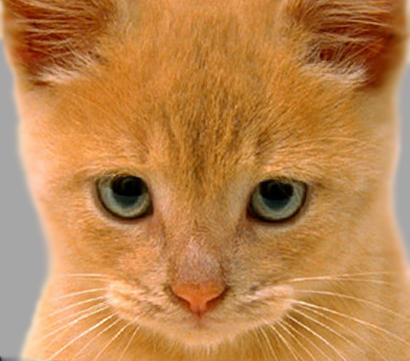
#> input picture data/cat.bmp, 410 x 361 px
$ python proj1_part1.py   (older library calls are emulated)
#> lines starting #> are read from the running program, lines starting #| are printed output that depends on the picture
### code/helpers.py
import numpy as np
from numpy import pi, exp, sqrt
from skimage import io, img_as_ubyte, img_as_float32
from skimage.transform import rescale


# [25 lines left out: function vis_hybrid_image, not called in this run]

def load_image(path):
#> called with path = '../data/cat.bmp'
    return img_as_float32(io.imread(path))


def save_image(path, im):
    return io.imsave(path, img_as_ubyte(im.copy()))

def image_padding(image,padding_height=1,padding_width=1):
    image_shape = image.shape
    dimension = image_shape.__len__()
    if dimension==3:
        [num, height, width] = image.shape
        padding_array = np.zeros([num, height + 2 * padding_height, width + 2 * padding_width])
        for k in range(num):
            for i in range(height):
                for j in range(width):
                    padding_array[k,i+padding_height,j+padding_width] = image[k,i,j]
    else:
        [height, width] = image.shape
        padding_array = np.zeros([int(height + 2 * padding_height), int(width + 2 * padding_width)])
        for i in range(height):
            for j in range(width):
                padding_array[int(i + padding_height), int(j + padding_width)] = image[i, j]
    return padding_array
# [14 lines that do not run on import are left out]
    #print(image_padding(test_image))

### code/student.py
#coding: utf8
import numpy as np
import os
from helpers import load_image, save_image
import matplotlib.pyplot as plt
from numpy import pi, exp, sqrt
from skimage import io, img_as_ubyte, img_as_float32
from skimage.transform import rescale
from helpers import image_padding
from helpers import vis_hybrid_image


def imfilter_onecolor(image, kernel):
    filtered_image = np.zeros(image.shape)
    [height_kernel, width_kernel] = kernel.shape
    if height_kernel % 2 == 0:
        raise ValueError("kernel has even height")
    if width_kernel % 2 == 0:
        raise ValueError("kernel has even width")


    image = image_padding(image, (height_kernel - 1) / 2, (width_kernel - 1) / 2)
    [height, width] = filtered_image.shape
    for j in range(height):
        for k in range(width):
            filtered_image[j, k] = np.sum(np.multiply(image[j:j + height_kernel].T[k:k + width_kernel].T, kernel))
    return filtered_image

# [17 lines left out: function convolution_onecolor, not called in this run]

def my_imfilter(image, kernel):
    """
    Your function should meet the requirements laid out on the project webpage.
    Apply a filter (using kernel) to an image. Return the filtered image. To
    achieve acceptable runtimes, you MUST use numpy multiplication and summation
    when applying the kernel.
    Inputs
    - image: numpy nd-array of dim (m,n) or (m, n, c)
    - kernel: numpy nd-array of dim (k, l)
    Returns
    - filtered_image: numpy nd-array of dim of equal 2D size (m,n) or 3D size (m, n, c)
    Errors if:
    - filter/kernel has any even dimension -> raise an Exception with a suitable error message.
    """
    filtered_image = np.zeros(image.shape)

    ##################
    # Your code here #t
    if filtered_image.shape.__len__()==2:
        filtered_image = imfilter_onecolor(image, kernel)
    else:
        test_image_red = image[:, :, 0]
        test_image_green = image[:, :, 1]
        test_image_blue = image[:, :, 2]
        filtered_image_red = imfilter_onecolor(test_image_red, kernel)
        filtered_image_green = imfilter_onecolor(test_image_green, kernel)
        filtered_image_blue = imfilter_onecolor(test_image_blue, kernel)
        filtered_image[:, :, 0] = filtered_image_red
        filtered_image[:, :, 1] = filtered_image_green
        filtered_image[:, :, 2] = filtered_image_blue
    #print('my_imfilter function in student.py needs to be implemented')
    ##################

    return filtered_image

"""
EXTRA CREDIT placeholder function
"""

# [79 lines left out: functions my_imfilter_fft, gen_hybrid_image, not called in this run]


# [17 lines that do not run on import are left out]
    # high_frequencies = test_image2 - gaussian_blur(test_image2,3)
    # plt.imshow(high_frequencies+0.5)
    # plt.show()

### code/proj1_part1.py
import os
from skimage.transform import rescale
import numpy as np
from numpy import pi, exp, sqrt
import matplotlib.pyplot as plt
from helpers import load_image, save_image

from student import my_imfilter

resultsDir = '..' + os.sep + 'results'
if not os.path.exists(resultsDir):
    os.mkdir(resultsDir)

test_image = load_image('../data/cat.bmp')
test_image = rescale(test_image, 0.7, mode='reflect', multichannel=True)

'''
Identity filter
This filter should do nothing regardless of the padding method you use.
'''
identity_filter = np.asarray(
    [[0, 0, 0], [0, 1, 0], [0, 0, 0]], dtype=np.float32)
identity_image = my_imfilter(test_image, identity_filter)
#> in my_imfilter, `test_image_blue = image[:, :, 2]`:
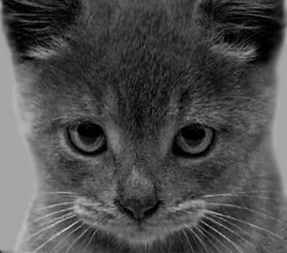
#> test_image_blue: shape (253, 287) float32; min 1.55e-09, max 0.845, mean 0.302
plt.imshow(identity_image)
plt.show()
done = save_image('../results/identity_image.jpg', identity_image)


'''
Small blur with a box filter
This filter should remove some high frequencies.
'''
blur_filter = np.ones((3, 3), dtype=np.float32)
# making the filter sum to 1
blur_filter /= np.sum(blur_filter, dtype=np.float32)
blur_image = my_imfilter(test_image, blur_filter)
plt.imshow(blur_image)
plt.show()
done = save_image(resultsDir + os.sep + 'blur_image.jpg', blur_image)


'''
Large blur
This blur would be slow to do directly, so we instead use the fact that Gaussian blurs are separable and blur sequentially in each direction.
'''
# generate a 1x(2k+1) gaussian kernel with mean=0 and sigma = s, see https://stackoverflow.com/questions/17190649/how-to-obtain-a-gaussian-filter-in-python
s, k = 10, 12
large_1d_blur_filter = np.asarray(
    [exp(-z*z/(2*s*s))/sqrt(2*pi*s*s) for z in range(-k, k+1)], dtype=np.float32)
large_1d_blur_filter = large_1d_blur_filter.reshape(-1, 1)
large_blur_image = my_imfilter(test_image, large_1d_blur_filter)
# notice the T operator which transposes the filter
large_blur_image = my_imfilter(large_blur_image, large_1d_blur_filter.T)
#> after the loop in image_padding (call 10), `for i in range(height):`:
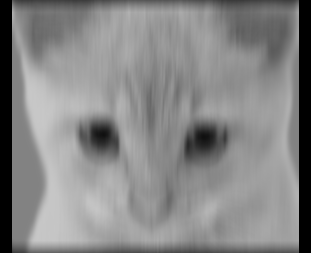
#> padding_array: shape (253, 311) float64; min 0, max 0.783, mean 0.526
#> after the loop in image_padding (call 11), `for i in range(height):`:
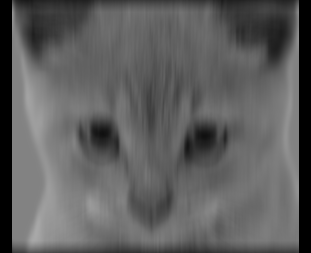
#> padding_array: shape (253, 311) float64; min 0, max 0.661, mean 0.37
#> after the loop in image_padding (call 12), `for i in range(height):`:
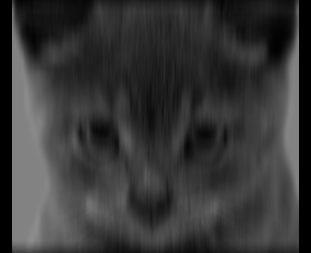
#> padding_array: shape (253, 311) float64; min 0, max 0.553, mean 0.216
#> after the loop in imfilter_onecolor (call 12), `for j in range(height):`:
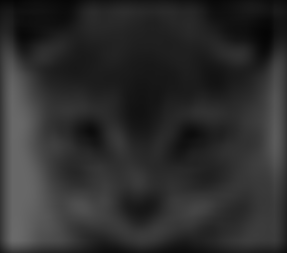
#> filtered_image: shape (253, 287) float64; min 0.022, max 0.413, mean 0.178
large_blur_image = np.clip(large_blur_image + 0.8, 0.0, 1.0)
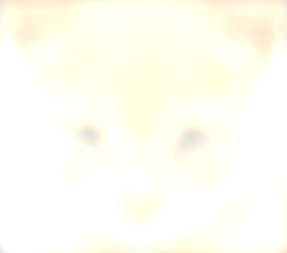
#> large_blur_image: shape (253, 287, 3) float64; mean of channels 0, 1, 2 0.999, 0.996, 0.953; drawn as R, G, B
plt.imshow(large_blur_image)
plt.show()
done = save_image(resultsDir + os.sep +
                  'large_blur_image.jpg', large_blur_image)

# [8 lines of commented-out code are left out]

'''
Oriented filter (Sobel operator)
'''
sobel_filter = np.asarray([[-1, 0, 1], [-2, 0, 2], [-1, 0, 1]],
                          dtype=np.float32)  # should respond to horizontal gradients
sobel_image = my_imfilter(test_image, sobel_filter)
#> after the loop in imfilter_onecolor (call 15), `for j in range(height):`:
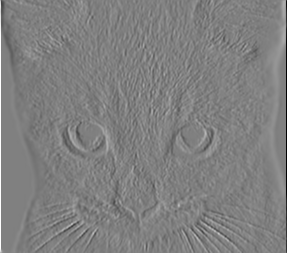
#> filtered_image: shape (253, 287) float64; min -2.63, max 2.6, mean -0.000712; drawn with min black and max white

# 0.5 added because the output image is centered around zero otherwise and mostly black
sobel_image = np.clip(sobel_image+0.5, 0.0, 1.0)
plt.imshow(sobel_image)
plt.show()
done = save_image(resultsDir + os.sep + 'sobel_image.jpg', sobel_image)


'''
High pass filter (discrete Laplacian)
'''
laplacian_filter = np.asarray(
    [[0, 1, 0], [1, -4, 1], [0, 1, 0]], dtype=np.float32)
laplacian_image = my_imfilter(test_image, laplacian_filter)

# added because the output image is centered around zero otherwise and mostly black
laplacian_image = np.clip(laplacian_image+0.5, 0.0, 1.0)
plt.figure()
plt.imshow(laplacian_image)
plt.show()
done = save_image(resultsDir + os.sep + 'laplacian_image.jpg', laplacian_image)

# High pass "filter" alternative
high_pass_image = test_image - blur_image
high_pass_image = np.clip(high_pass_image+0.5, 0.0, 1.0)
plt.figure()
plt.imshow(high_pass_image)
plt.show()
done = save_image(resultsDir + os.sep + 'high_pass_image.jpg', high_pass_image)
